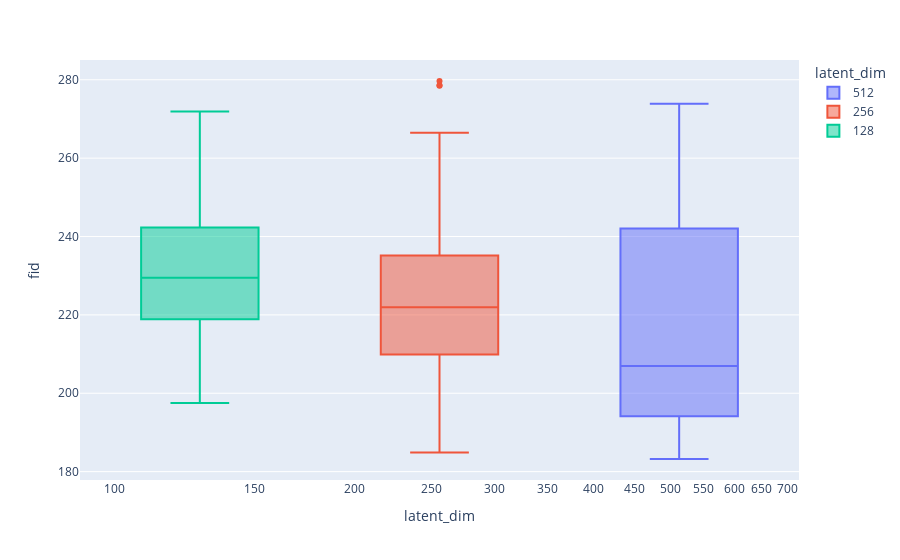

Notebook cell for this chart:
### Code cell
px.box(df_clean, x='latent_dim', y='fid', boxmode="overlay", log_x=True, color='latent_dim')

### Figure 1 — Plotly figure (JSON) as saved in the notebook; plotly's stock layout.template omitted (floating-point values rounded to 4 significant figures)
{"data": [{"alignmentgroup": "True", "hoverlabel": {"namelength": 0}, "hovertemplate": "latent_dim=%{x}<br>fid=%{y}", "legendgroup": "512", "marker": {"color": "#636efa"}, "name": "512", "notched": false, "offsetgroup": "512", "orientation": "v", "showlegend": true, "type": "box", "x": ["512", "512", "512", "512", "512", "512", "512", "512", "512", "512", "512", "512", "512", "512", "512", "512", "512", "512", "512", "512", "512", "512", "512", "512", "512", "512", "512", "512", "512", "512", "512", "512", "512", "512", "512", "512", "512", "512", "512", "512", "512", "512", "512", "512", "512"], "x0": " ", "xaxis": "x", "y": [183.2, 183.9, 185.6, 186.2, 188.3, 188.5, 189.2, 189.2, 191.2, 192.8, 194.1, 194.2, 194.3, 196.9, 197.0, 199.0, 200.4, 200.4, 201.6, 205.6, 205.6, 206.8, 207.0, 207.6, 207.8, 208.2, 209.2, 209.9, 218.6, 218.8, 219.4, 219.5, 234.9, 241.3, 244.2, 246.4, 250.9, 251.4, 255.9, 258.8, 265.3, 265.4, 268.5, 269.8, 273.9], "y0": " ", "yaxis": "y"}, {"alignmentgroup": "True", "hoverlabel": {"namelength": 0}, "hovertemplate": "latent_dim=%{x}<br>fid=%{y}", "legendgroup": "256", "marker": {"color": "#EF553B"}, "name": "256", "notched": false, "offsetgroup": "256", "orientation": "v", "showlegend": true, "type": "box", "x": ["256", "256", "256", "256", "256", "256", "256", "256", "256", "256", "256", "256", "256", "256", "256", "256", "256", "256", "256", "256", "256", "256", "256", "256", "256", "256", "256", "256", "256", "256", "256", "256", "256", "256", "256", "256", "256", "256", "256", "256", "256", "256", "256", "256", "256"], "x0": " ", "xaxis": "x", "y": [184.9, 190.0, 194.2, 199.4, 200.1, 203.3, 203.6, 203.7, 203.9, 207.6, 208.3, 210.4, 211.2, 211.9, 212.3, 213.9, 215.1, 217.7, 218.6, 219.5, 220.6, 220.8, 221.9, 222.1, 222.4, 222.6, 223.6, 224.0, 227.2, 231.1, 233.2, 233.7, 234.3, 235.1, 235.2, 236.7, 237.0, 238.4, 241.2, 244.8, 245.2, 266.5, 278.5, 278.6, 279.7], "y0": " ", "yaxis": "y"}, {"alignmentgroup": "True", "hoverlabel": {"namelength": 0}, "hovertemplate": "latent_dim=%{x}<br>fid=%{y}", "legendgroup": "128", "marker": {"color": "#00cc96"}, "name": "128", "notched": false, "offsetgroup": "128", "orientation": "v", "showlegend": true, "type": "box", "x": ["128", "128", "128", "128", "128", "128", "128", "128", "128", "128", "128", "128", "128", "128", "128", "128", "128", "128", "128", "128", "128", "128", "128", "128", "128", "128", "128", "128", "128", "128", "128", "128", "128", "128", "128", "128", "128", "128", "128", "128", "128", "128", "128", "128", "128"], "x0": " ", "xaxis": "x", "y": [197.5, 204.2, 207.8, 208.2, 208.4, 208.4, 209.6, 211.0, 214.0, 215.1, 216.7, 219.6, 221.6, 221.7, 222.7, 223.2, 224.0, 224.1, 225.2, 227.0, 227.1, 229.2, 229.5, 230.1, 231.2, 233.4, 233.9, 234.5, 234.7, 235.9, 237.9, 240.7, 241.5, 241.9, 243.4, 247.7, 249.7, 251.3, 252.6, 254.9, 258.5, 261.5, 263.4, 268.5, 271.9], "y0": " ", "yaxis": "y"}], "layout": {"boxmode": "overlay", "legend": {"title": {"text": "latent_dim"}, "tracegroupgap": 0}, "margin": {"t": 60}, "xaxis": {"anchor": "y", "categoryarray": ["512", "256", "128"], "categoryorder": "array", "domain": [0, 1], "title": {"text": "latent_dim"}, "type": "log"}, "yaxis": {"anchor": "x", "domain": [0, 1], "title": {"text": "fid"}}}}
